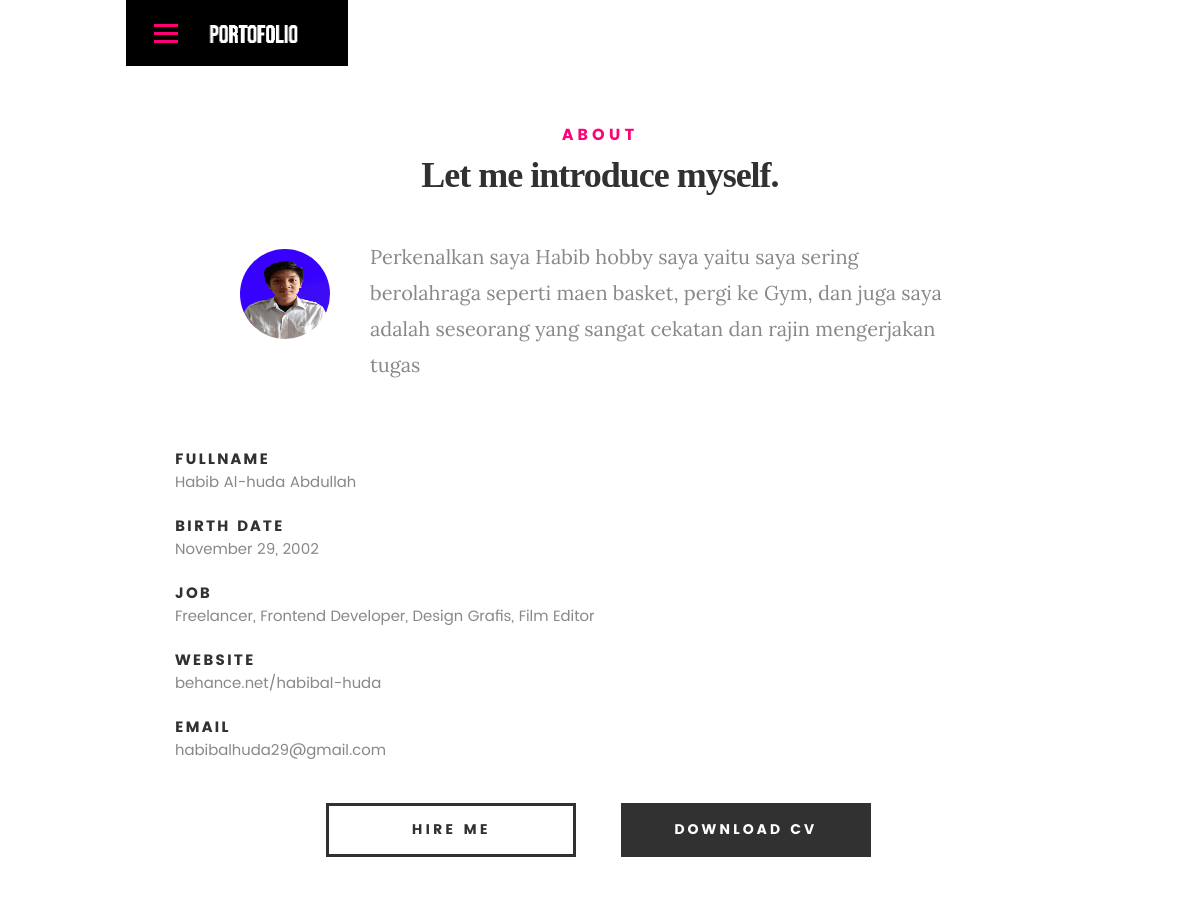
Page /about.php on the committed database.
### tables this page shows
CREATE TABLE `header_about` (
  `id_header_about` int(11) NOT NULL,
  `judul` varchar(50) NOT NULL,
  `deskripsi` varchar(200) NOT NULL,
  `image` text NOT NULL
);

CREATE TABLE `about` (
  `id_about` int(11) NOT NULL,
  `judul` varchar(100) NOT NULL,
  `deskripsi` varchar(300) NOT NULL
);

### about.php (the view, shortened to what this page needs)
<?php
  require_once 'koneksi.php';
	$about = mysqli_query($koneksi, "SELECT * FROM about");
  $header_about = mysqli_query($koneksi, "SELECT * FROM header_about");
  $ha = mysqli_fetch_assoc($header_about);
 ?>
<!DOCTYPE html>
<html lang="en">
<head>
   <link rel="stylesheet" href="css/base.css">
   <link rel="stylesheet" href="css/main.css">
   <link rel="stylesheet" href="css/vendor.css">
</head>
<body>
<header>
   	<div class="row">
   		<div class="top-bar">
   			<a class="menu-toggle" href="#"><span>Menu</span></a>
	   		<div class="logo">
		         <a href="index.php">About</a>
		    </div>
   		</div>
   	</div>
   </header>
   <section id="about">
   	<div class="row section-intro">
   		<div class="col-twelve">
   			<h5>About</h5>
   			<h1><?= $ha['judul']; ?></h1>
   			<div class="intro-info">
   				<img src="images/<?= $ha['image']; ?>" alt="Profile Picture">
   				<p class="lead"><?= $ha['deskripsi']; ?></p>
   			</div>
   		</div>
   	</div>
   	<div class="row about-content">
   		<div class="six tab-full">
   			<ul class="info-list">
					<?php foreach ($about as $ab): ?>
						<li>
							<strong><?= $ab['judul']; ?></strong>
							<span><?= $ab['deskripsi']; ?></span>
						</li>
					<?php endforeach ?>
   			</ul>
   		</div>
   	<div class="row button-section">
   		<div class="col-twelve">
   			<a href="#contact" title="Hire Me" class="button stroke">Hire Me</a>
   			<a href="#" title="Download CV" class="button button-primary">Download CV</a>
   		</div>
   	</div>
   </section>
</body>
</html>

### css/base.css (style rules this page uses)
html { font-family: sans-serif; -ms-text-size-adjust: 100%; -webkit-text-size-adjust: 100%; }
body { margin: 0; }
article, aside, details, figcaption, figure, footer, header, hgroup, main, menu, nav, section, summary { display: block; }
a { background: transparent; }
b, strong { font-weight: bold; }
h1 { font-size: 2em; margin: 0.67em 0; }
img { border: 0; }
html { font-size: 62.5%; box-sizing: border-box; }
*, *::before, *::after { box-sizing: inherit; }
body { font-weight: normal; line-height: 1; text-rendering: optimizeLegibility; word-wrap: break-word; -webkit-overflow-scrolling: touch; -webkit-text-size-adjust: none; }
body, input, button { -moz-osx-font-smoothing: grayscale; -webkit-font-smoothing: antialiased; }
img, video { max-width: 100%; height: auto; }
div, dl, dt, dd, ul, ol, li, h1, h2, h3, h4, h5, h6, pre, form, p, blockquote, th, td { margin: 0; padding: 0; }
h1, h2, h3, h4, h5, h6 { -webkit-font-variant-ligatures: common-ligatures; -moz-font-variant-ligatures: common-ligatures; font-variant-ligatures: common-ligatures; text-rendering: optimizeLegibility; }
strong, b { font-weight: bold; line-height: inherit; }
ol, ul { list-style: none; }
li { display: block; }
a { text-decoration: none; line-height: inherit; }
.row { width: 94%; max-width: 1140px; margin: 0 auto; }
.row:before, .row:after { content: ""; display: table; }
.row:after { clear: both; }
.row .row { width: auto; max-width: none; margin-left: -20px; margin-right: -20px; }
[class*="col-"], .bgrid { float: left; }
[class*="col-"] { padding: 0 20px; }
.col-twelve, .col-full { width: 100%; }

### rows in the picture
header_about: judul "Let me introduce myself.", image (picture), deskripsi "Perkenalkan saya Habib hobby saya yaitu saya sering berolahraga seperti maen basket, pergi ke Gym, dan juga saya adalah seseorang yang sangat cekatan dan rajin mengerjakan tugas"
about: judul "FULLNAME", deskripsi "Habib Al-huda Abdullah"
about: judul "BIRTH DATE", deskripsi "November 29, 2002"
about: judul "JOB", deskripsi "Freelancer, Frontend Developer, Design Grafis, Film Editor"
about: judul "WEBSITE", deskripsi "behance.net/habibal-huda"
about: judul "EMAIL", deskripsi "habibalhuda29@gmail.com"
